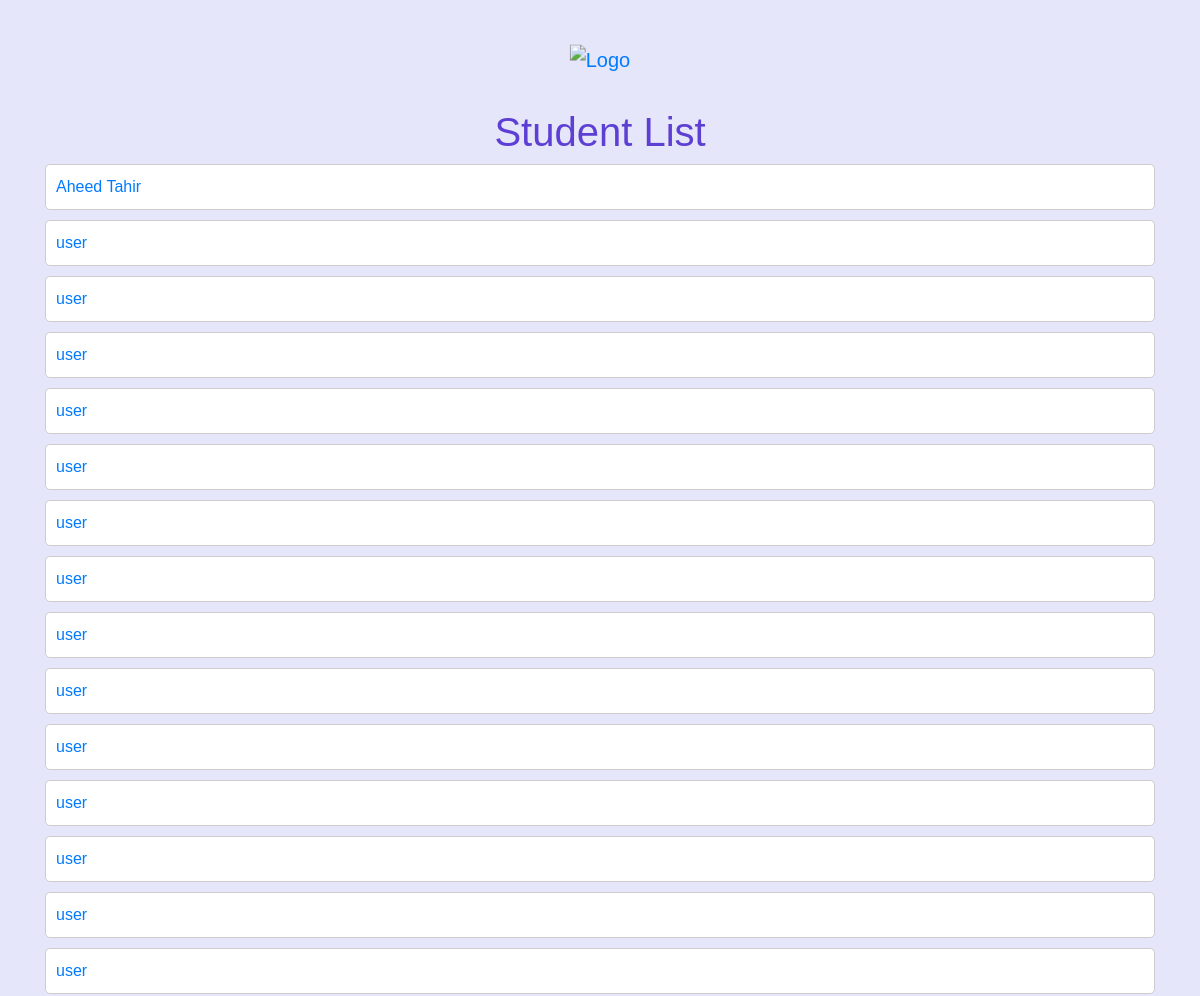
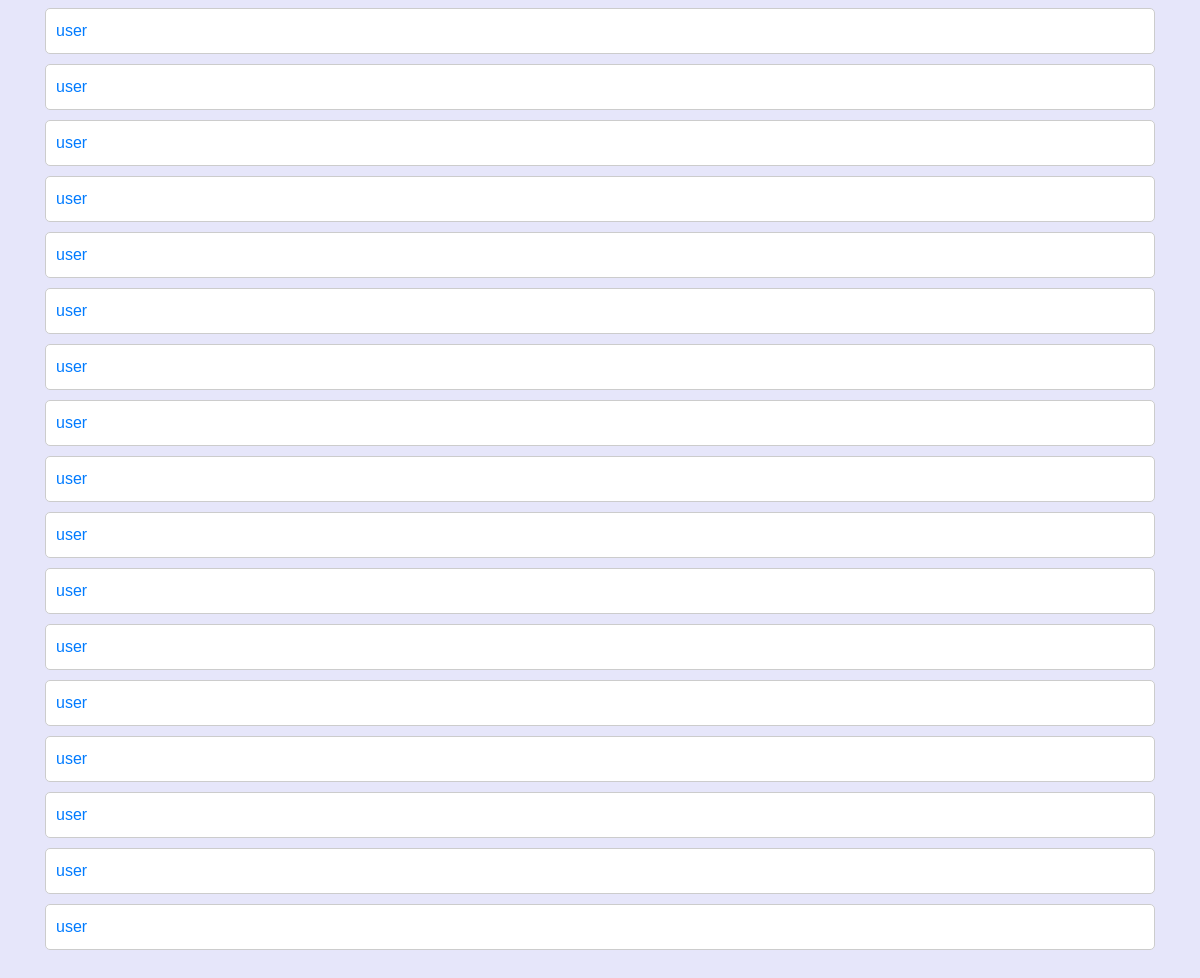
Screenshot of /homepage with the database file from the repository (2 pictures, top to bottom).
### tables this page shows
CREATE TABLE user_logs (
                    id INTEGER PRIMARY KEY,
                    user TEXT,
                    keystroke_log TEXT,
                    window_tab_log TEXT,
                    cam_log TEXT
                );

### app.py (the view)
@app.route('/homepage')
def homepage():
    cursor = get_db().cursor()
    cursor.execute('SELECT user FROM user_logs')
    users = cursor.fetchall()
    return render_template('index.html', users=users)

### app.py (called while the page is built)
def get_db():
    db = getattr(g, '_database', None)
    if db is None:
        db = g._database = sqlite3.connect(DATABASE)
    return db

@app.teardown_appcontext
def close_connection(exception):
    db = getattr(g, '_database', None)
    if db is not None:
        db.close()

### templates/index.html (shortened to what this page needs)
<!DOCTYPE html>
<html lang="en">
<head>
    <link href="https://stackpath.bootstrapcdn.com/bootstrap/4.5.2/css/bootstrap.min.css" rel="stylesheet">
</head>
<body>
    <nav class="navbar bg-body-tertiary mb-4">
        <div class="container mb-5">
            <a class="navbar-brand" href="#"><img src="https://lh3.googleusercontent.com/d/1zOUoYGbMePnFgqRF_rbkAlPWQEgzNkNu" alt="Logo"></a>
        </div>
    </nav>
    <div class="container">
        <h1>Student List</h1>
        <ul>
            {% for user in users %}
                <li>
                    <a href="#" onclick="redirectToLogViewer('{{ user[0] }}')">{{ user[0] }}</a>
                </li>
            {% endfor %}
        </ul>
    </div>
</body>
</html>

### templates/index.html (style rules this page uses)
body { font-family: 'Trebuchet MS', 'Lucida Sans Unicode', 'Lucida Grande', 'Lucida Sans', Arial, sans-serif; background-color: #E6E6FA; margin: 0; padding: 20px; color: #333; }
h1 { color: #5d3fd3; text-align: center; }
ul { list-style-type: none; padding: 0; margin: 0; }
li { margin-bottom: 10px; border: 1px solid #ccc; padding: 10px; background-color: #fff; border-radius: 5px; }
.container { position: center; }
.navbar-brand { position: absolute; top: 50%; left: 50%; transform: translate(-50%, -50%); z-index: 1; }
.navbar-brand img { padding-top: 15px; height: 75px; }

### rows the page displays
user_logs: user "Aheed Tahir"
user_logs: user "user"
user_logs: user "user"
user_logs: user "user"
user_logs: user "user"
user_logs: user "user"
user_logs: user "user"
user_logs: user "user"
user_logs: user "user"
user_logs: user "user"
user_logs: user "user"
user_logs: user "user"
user_logs: user "user"
user_logs: user "user"
user_logs: user "user"
user_logs: user "user"
user_logs: user "user"
user_logs: user "user"
user_logs: user "user"
user_logs: user "user"
user_logs: user "user"
user_logs: user "user"
user_logs: user "user"
user_logs: user "user"
user_logs: user "user"
user_logs: user "user"
user_logs: user "user"
user_logs: user "user"
user_logs: user "user"
user_logs: user "user"
user_logs: user "user"
user_logs: user "user"
